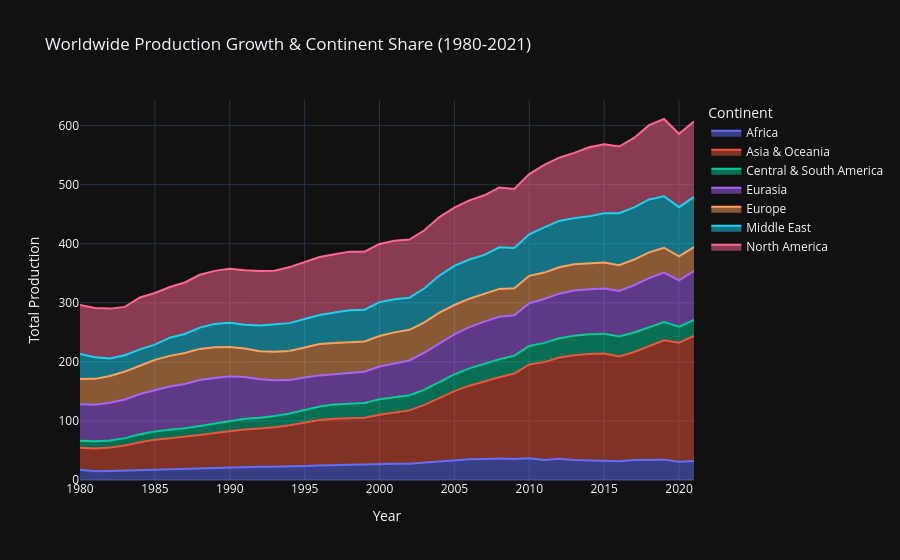

Notebook code cell kept with this figure:
### Code cell
df_continent = df_long.groupby(['Continent', 'Year'])['Production'].sum().reset_index()

fig4 = px.area(
    df_continent, 
    x='Year', 
    y='Production', 
    color='Continent', 
    title='Worldwide Production Growth & Continent Share (1980-2021)',
    labels={'Production': 'Total Production', 'Year': 'Year', 'Continent': 'Continent'},
    template='plotly_dark'
)
fig4.show()

### Figure 1 — Plotly figure (JSON) as saved in the notebook; plotly's stock layout.template omitted (floating-point values rounded to 4 significant figures)
{"data": [{"fillpattern": {"shape": ""}, "hovertemplate": "Continent=Africa<br>Year=%{x}<br>Total Production=%{y}<extra></extra>", "legendgroup": "Africa", "line": {"color": "#636efa"}, "marker": {"symbol": "circle"}, "mode": "lines", "name": "Africa", "orientation": "v", "showlegend": true, "stackgroup": "1", "type": "scatter", "x": [1980, 1981, 1982, 1983, 1984, 1985, 1986, 1987, 1988, 1989, 1990, 1991, 1992, 1993, 1994, 1995, 1996, 1997, 1998, 1999, 2000, 2001, 2002, 2003, 2004, 2005, 2006, 2007, 2008, 2009, 2010, 2011, 2012, 2013, 2014, 2015, 2016, 2017, 2018, 2019, 2020, 2021], "xaxis": "x", "y": [17.19, 14.91, 15.33, 16.0, 17.43, 18.26, 18.3, 18.48, 19.57, 20.46, 21.45, 22.28, 22.5, 22.39, 22.6, 23.74, 24.36, 25.48, 25.75, 26.09, 27.32, 27.52, 27.69, 29.56, 31.45, 34.04, 34.97, 35.7, 36.38, 35.61, 36.67, 33.78, 35.81, 34.01, 33.27, 32.75, 31.8, 33.74, 34.43, 34.48, 30.75, 32.29], "yaxis": "y"}, {"fillpattern": {"shape": ""}, "hovertemplate": "Continent=Asia & Oceania<br>Year=%{x}<br>Total Production=%{y}<extra></extra>", "legendgroup": "Asia & Oceania", "line": {"color": "#EF553B"}, "marker": {"symbol": "circle"}, "mode": "lines", "name": "Asia & Oceania", "orientation": "v", "showlegend": true, "stackgroup": "1", "type": "scatter", "x": [1980, 1981, 1982, 1983, 1984, 1985, 1986, 1987, 1988, 1989, 1990, 1991, 1992, 1993, 1994, 1995, 1996, 1997, 1998, 1999, 2000, 2001, 2002, 2003, 2004, 2005, 2006, 2007, 2008, 2009, 2010, 2011, 2012, 2013, 2014, 2015, 2016, 2017, 2018, 2019, 2020, 2021], "xaxis": "x", "y": [37.33, 38.29, 39.48, 42.4, 46.33, 50.07, 52.29, 54.37, 56.51, 59.18, 61.55, 63.37, 64.61, 66.75, 69.97, 73.88, 77.28, 78.09, 78.83, 79.49, 83.1, 86.74, 90.14, 97.56, 107.2, 116.4, 124.7, 131.6, 137.6, 144.6, 159.0, 165.8, 171.7, 177.2, 180.2, 181.4, 177.5, 182.9, 192.6, 202.0, 201.6, 211.5], "yaxis": "y"}, {"fillpattern": {"shape": ""}, "hovertemplate": "Continent=Central & South America<br>Year=%{x}<br>Total Production=%{y}<extra></extra>", "legendgroup": "Central & South America", "line": {"color": "#00cc96"}, "marker": {"symbol": "circle"}, "mode": "lines", "name": "Central & South America", "orientation": "v", "showlegend": true, "stackgroup": "1", "type": "scatter", "x": [1980, 1981, 1982, 1983, 1984, 1985, 1986, 1987, 1988, 1989, 1990, 1991, 1992, 1993, 1994, 1995, 1996, 1997, 1998, 1999, 2000, 2001, 2002, 2003, 2004, 2005, 2006, 2007, 2008, 2009, 2010, 2011, 2012, 2013, 2014, 2015, 2016, 2017, 2018, 2019, 2020, 2021], "xaxis": "x", "y": [12.13, 12.33, 12.21, 12.49, 13.52, 13.86, 14.66, 14.58, 15.46, 16.07, 16.94, 17.85, 18.12, 19.03, 20.11, 21.46, 22.85, 24.39, 24.98, 24.7, 26.16, 26.11, 25.61, 25.9, 27.4, 28.42, 29.35, 29.46, 30.29, 30.4, 31.28, 32.59, 32.68, 32.95, 33.42, 33.66, 33.48, 33.07, 31.91, 30.86, 27.3, 27.29], "yaxis": "y"}, {"fillpattern": {"shape": ""}, "hovertemplate": "Continent=Eurasia<br>Year=%{x}<br>Total Production=%{y}<extra></extra>", "legendgroup": "Eurasia", "line": {"color": "#ab63fa"}, "marker": {"symbol": "circle"}, "mode": "lines", "name": "Eurasia", "orientation": "v", "showlegend": true, "stackgroup": "1", "type": "scatter", "x": [1980, 1981, 1982, 1983, 1984, 1985, 1986, 1987, 1988, 1989, 1990, 1991, 1992, 1993, 1994, 1995, 1996, 1997, 1998, 1999, 2000, 2001, 2002, 2003, 2004, 2005, 2006, 2007, 2008, 2009, 2010, 2011, 2012, 2013, 2014, 2015, 2016, 2017, 2018, 2019, 2020, 2021], "xaxis": "x", "y": [61.51, 61.83, 63.86, 65.4, 68.25, 70.31, 72.99, 75.03, 77.68, 77.12, 75.47, 71.04, 65.18, 60.87, 56.4, 54.5, 52.62, 51.24, 51.36, 52.87, 55.59, 57.42, 58.95, 62.66, 65.86, 67.81, 69.76, 71.38, 71.91, 68.31, 72.3, 74.35, 75.31, 76.73, 76.12, 76.58, 77.17, 79.92, 82.76, 83.61, 78.45, 82.79], "yaxis": "y"}, {"fillpattern": {"shape": ""}, "hovertemplate": "Continent=Europe<br>Year=%{x}<br>Total Production=%{y}<extra></extra>", "legendgroup": "Europe", "line": {"color": "#FFA15A"}, "marker": {"symbol": "circle"}, "mode": "lines", "name": "Europe", "orientation": "v", "showlegend": true, "stackgroup": "1", "type": "scatter", "x": [1980, 1981, 1982, 1983, 1984, 1985, 1986, 1987, 1988, 1989, 1990, 1991, 1992, 1993, 1994, 1995, 1996, 1997, 1998, 1999, 2000, 2001, 2002, 2003, 2004, 2005, 2006, 2007, 2008, 2009, 2010, 2011, 2012, 2013, 2014, 2015, 2016, 2017, 2018, 2019, 2020, 2021], "xaxis": "x", "y": [42.91, 43.83, 45.27, 47.27, 47.88, 50.91, 51.92, 52.52, 52.68, 51.75, 49.9, 48.25, 47.72, 48.19, 49.2, 50.69, 52.95, 52.56, 51.58, 51.38, 51.5, 52.15, 51.87, 51.14, 51.29, 49.62, 48.12, 47.03, 47.31, 45.64, 46.32, 44.6, 44.72, 44.38, 43.71, 43.95, 43.6, 43.53, 43.56, 42.23, 40.59, 40.57], "yaxis": "y"}, {"fillpattern": {"shape": ""}, "hovertemplate": "Continent=Middle East<br>Year=%{x}<br>Total Production=%{y}<extra></extra>", "legendgroup": "Middle East", "line": {"color": "#19d3f3"}, "marker": {"symbol": "circle"}, "mode": "lines", "name": "Middle East", "orientation": "v", "showlegend": true, "stackgroup": "1", "type": "scatter", "x": [1980, 1981, 1982, 1983, 1984, 1985, 1986, 1987, 1988, 1989, 1990, 1991, 1992, 1993, 1994, 1995, 1996, 1997, 1998, 1999, 2000, 2001, 2002, 2003, 2004, 2005, 2006, 2007, 2008, 2009, 2010, 2011, 2012, 2013, 2014, 2015, 2016, 2017, 2018, 2019, 2020, 2021], "xaxis": "x", "y": [42.26, 36.49, 29.69, 27.56, 27.68, 25.78, 30.76, 32.21, 36.09, 39.7, 40.88, 40.19, 43.51, 45.72, 47.28, 48.33, 49.31, 51.72, 54.88, 53.8, 57.49, 56.18, 54.31, 57.79, 62.89, 66.28, 66.29, 65.96, 70.37, 68.2, 70.27, 76.57, 78.38, 78.09, 79.56, 83.09, 88.14, 88.39, 89.69, 87.19, 83.2, 84.8], "yaxis": "y"}, {"fillpattern": {"shape": ""}, "hovertemplate": "Continent=North America<br>Year=%{x}<br>Total Production=%{y}<extra></extra>", "legendgroup": "North America", "line": {"color": "#FF6692"}, "marker": {"symbol": "circle"}, "mode": "lines", "name": "North America", "orientation": "v", "showlegend": true, "stackgroup": "1", "type": "scatter", "x": [1980, 1981, 1982, 1983, 1984, 1985, 1986, 1987, 1988, 1989, 1990, 1991, 1992, 1993, 1994, 1995, 1996, 1997, 1998, 1999, 2000, 2001, 2002, 2003, 2004, 2005, 2006, 2007, 2008, 2009, 2010, 2011, 2012, 2013, 2014, 2015, 2016, 2017, 2018, 2019, 2020, 2021], "xaxis": "x", "y": [83.02, 83.61, 84.28, 81.93, 87.85, 87.31, 85.85, 87.21, 89.42, 89.75, 91.47, 91.99, 92.09, 91.42, 94.88, 95.74, 98.15, 98.58, 99.2, 98.06, 98.39, 99.11, 98.49, 98.12, 98.95, 98.46, 100.2, 100.8, 101.4, 99.99, 102.0, 105.7, 107.0, 110.4, 116.9, 116.9, 112.8, 117.5, 125.7, 130.7, 124.2, 127.6], "yaxis": "y"}], "layout": {"legend": {"title": {"text": "Continent"}, "tracegroupgap": 0}, "title": {"text": "Worldwide Production Growth & Continent Share (1980-2021)"}, "xaxis": {"anchor": "y", "domain": [0, 1], "title": {"text": "Year"}}, "yaxis": {"anchor": "x", "domain": [0, 1], "title": {"text": "Total Production"}}}}
